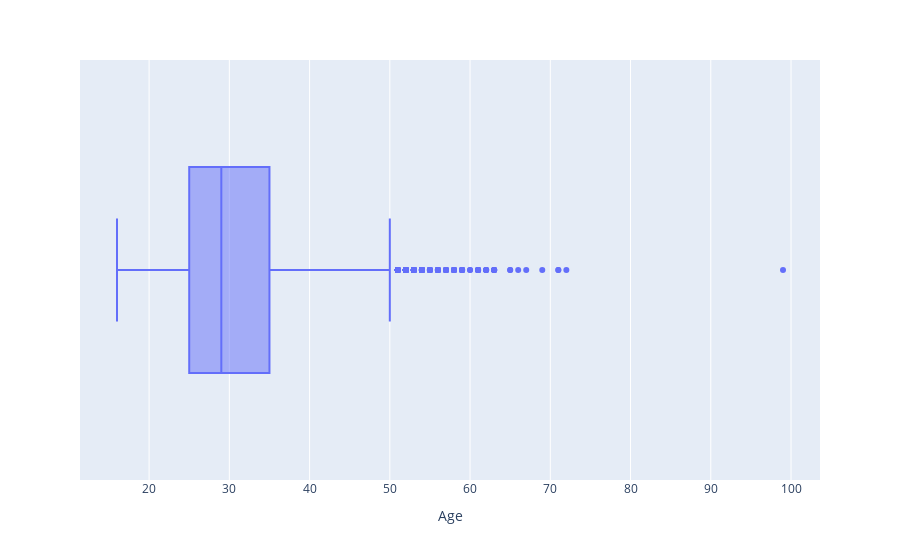

The code cell stored with this chart in its notebook:
### Markdown cell above
Plot a box plot of `Age.`

### Code cell
# your code goes here

fig2 = px.box(df,x='Age')
fig2.show()

### Figure 1 — Plotly figure (JSON) as saved in the notebook; plotly's stock layout.template omitted (floating-point values rounded to 4 significant figures; data arrays with more than 128 entries replaced by an {"elided": "..."} marker saying what was removed)
{"data": [{"alignmentgroup": "True", "hovertemplate": "Age=%{x}<extra></extra>", "legendgroup": "", "marker": {"color": "#636efa"}, "name": "", "notched": false, "offsetgroup": "", "orientation": "h", "showlegend": false, "type": "box", "x": {"elided": "11398 int values"}, "x0": " ", "xaxis": "x", "y0": " ", "yaxis": "y"}], "layout": {"boxmode": "group", "legend": {"tracegroupgap": 0}, "margin": {"t": 60}, "xaxis": {"anchor": "y", "domain": [0, 1], "title": {"text": "Age"}}, "yaxis": {"anchor": "x", "domain": [0, 1]}}}
